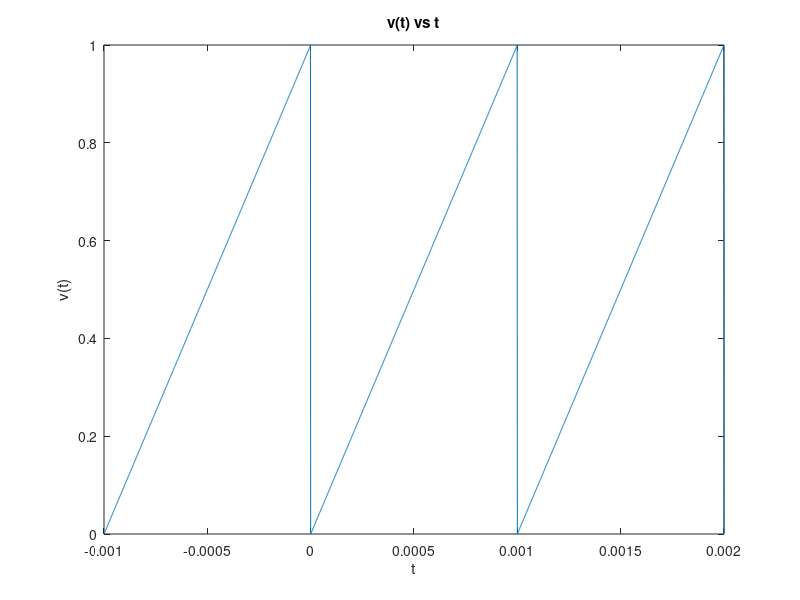

This chart was generated by the following MATLAB code:
clear;clc;close all;
% x = 10;
% y = 5;
% u = x > y
% v = x < y
% w = x==y
% ww = x>=2*y
% 
% if x>y
%     y=x
% else
%     x=y
% end
% 
% T = 1.0e-03;
% Vm = 1;
% t = linspace(0,T,1001);  
% timeIncrement = t(2)-t(1)
% % 
% % 
% for ii = 1:length(t)
%      v(ii) = (Vm/T)*t(ii);
% end
% plot(t,v)
% xlabel('t')
% ylabel('v(t)')
% title('v(t) vs t')
% %  
% plot(t,v)
T=10^(-3);
Vm=1;
t=linspace(0,T,1001);
%provides increamental value
tincreament=t(2)-t(1)
% for R=1:length(t)
%     v(R)=(Vm/T)*t(R);
% end
% figure
% plot(t,v);
% xlabel('t');
% ylabel('v(t)');
%     
% 
T = 1.0e-03;
Vm = 1;
t = linspace(-T,2*T,3001);  

for ii = 1:length(t)
    if t(ii) >= 0 && t(ii) <= T
        v(ii) = (Vm/T)*t(ii);
    else 
        v(ii) = 0;
    end
    
end

v = [v(find(v)) v(find(v)) v(find(v)) 0]
plot(t,v)
xlabel('t')
ylabel('v(t)')
title('v(t) vs t')

% amplitude = whatever;
% period = whatever;
% y = mod(x,period);
% ix = y > period/2;
% y(ix) = period - y(ix);
% y = (amplitude * 2 / period) * y;

% T=.001;
% Vm=1;
% t1=linspace(-T,0,3001);
% N=1;
% 
% for R=1:length(t1)
% if t1>=0
% n(R)=mod(t1(R),T);
% v1(R)=Vm-(Vm/T)*n(R);
% else
% n(R)=mod(abs(t1(R)),T);
% v1(R)=(Vm/T)*n(R);
% end
% end
% t2=linspace(0,2*T,3001);
% N=1;
% 
% for R=1:length(t2)
% if t2>=0
% n(R)=mod(t2(R),T);
% v2(R)=Vm-(Vm/T)*n(R);
% else
% n(R)=mod(abs(t2(R)),T);
% v2(R)=(Vm/T)*n(R);
% end
% end
% v=[v1,v2]
% t=[t1,t2]
% plot(t,v)
T=.001;
 Vm=1;
t =linspace(-T,2*T,3001);
% 
% for ii = 1:length(t)
%     if t(ii) >=0 && t(ii) <=T
%         v(ii) =  Vm-(Vm/T)*mod(t(ii),T);
%     else
%         v(ii) = 0;
%     end
% end
% plot(t,v)
 T=.001;
 Vm=1;
t =linspace(-T,2*T,3001);

for ii = 1:length(t)
    if t(ii) >=-T && t(ii) <= 2*T 
        v(ii) = (Vm/T)*mod(t(ii),T);
    else 
        v(ii) = 0;
    end
    
end

plot(t,v)
xlabel('t')
ylabel('v(t)')
title('v(t) vs t')


